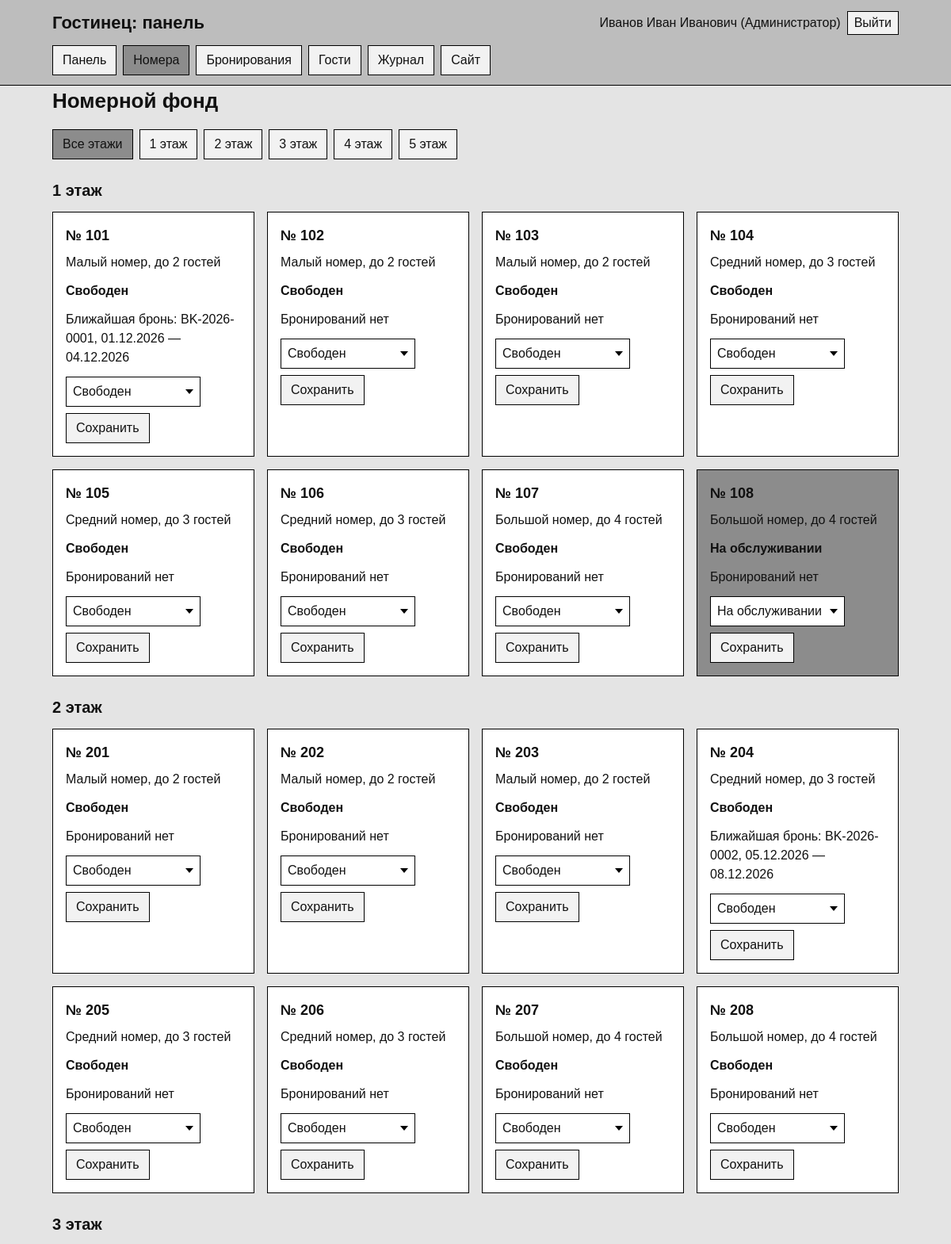
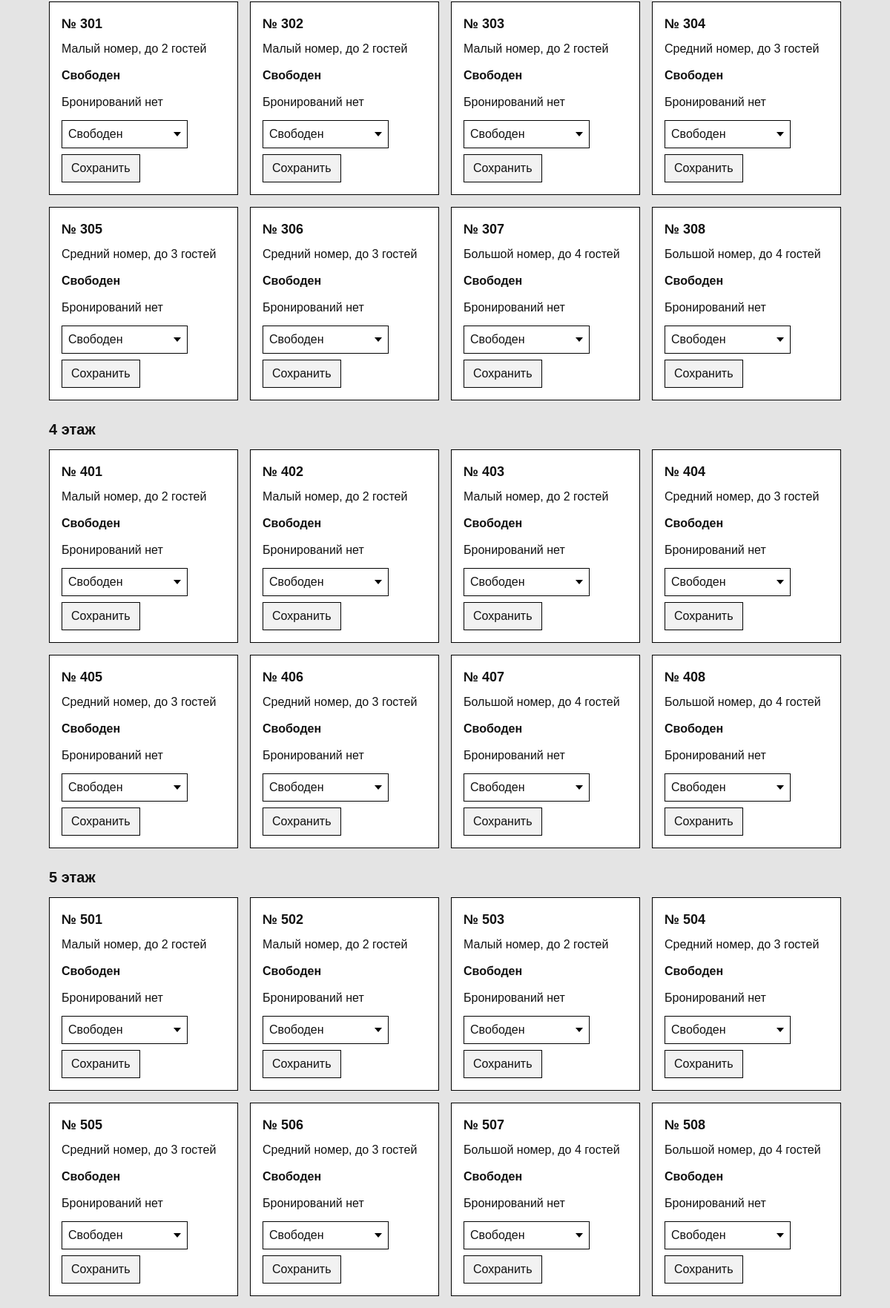
The app's page /admin/?page=rooms (signed in) with its own data (2 pictures, top to bottom).
### tables this page shows
CREATE TABLE rooms (
    id INT AUTO_INCREMENT PRIMARY KEY,
    room_number VARCHAR(10) NOT NULL UNIQUE,
    floor_id INT NOT NULL,
    category_id INT NOT NULL,
    status_code VARCHAR(30) NOT NULL,
    description TEXT,

    CONSTRAINT fk_rooms_floor
        FOREIGN KEY (floor_id)
        REFERENCES floors(id)
        ON DELETE RESTRICT,

    CONSTRAINT fk_rooms_category
        FOREIGN KEY (category_id)
        REFERENCES room_categories(id)
        ON DELETE RESTRICT,

    CONSTRAINT fk_rooms_status
        FOREIGN KEY (status_code)
        REFERENCES room_statuses(code)
        ON DELETE RESTRICT,

    INDEX idx_rooms_floor (floor_id),
    INDEX idx_rooms_category (category_id),
    INDEX idx_rooms_status (status_code)
);

CREATE TABLE room_categories (
    id INT AUTO_INCREMENT PRIMARY KEY,
    code VARCHAR(20) NOT NULL UNIQUE,
    name VARCHAR(100) NOT NULL,
    description TEXT,
    capacity TINYINT NOT NULL,
    CONSTRAINT chk_capacity CHECK (capacity > 0)
);

CREATE TABLE room_statuses (
    code VARCHAR(30) PRIMARY KEY,
    name VARCHAR(100) NOT NULL
);

CREATE TABLE bookings (
    id BIGINT AUTO_INCREMENT PRIMARY KEY,
    booking_number VARCHAR(30) NOT NULL UNIQUE,

    guest_id BIGINT NOT NULL,
    room_id INT DEFAULT NULL,
    category_id INT NOT NULL,

    check_in DATE NOT NULL,
    check_out DATE NOT NULL,

    price_per_night DECIMAL(10,2) NOT NULL,
    total_price DECIMAL(10,2) NOT NULL,

    status_code VARCHAR(30) NOT NULL,

    created_by INT DEFAULT NULL,
    created_at TIMESTAMP DEFAULT CURRENT_TIMESTAMP,
updated_at TIMESTAMP DEFAULT CURRENT_TIMESTAMP
        ON UPDATE CURRENT_TIMESTAMP,

    CONSTRAINT fk_bookings_guest
        FOREIGN KEY (guest_id)
        REFERENCES guests(id)
        ON DELETE RESTRICT,

    CONSTRAINT fk_bookings_room
        FOREIGN KEY (room_id)
        REFERENCES rooms(id)
        ON DELETE RESTRICT,

    CONSTRAINT fk_bookings_category
        FOREIGN KEY (category_id)
        REFERENCES room_categories(id)
        ON DELETE RESTRICT,

    CONSTRAINT fk_bookings_status
        FOREIGN KEY (status_code)
        REFERENCES booking_statuses(code)
        ON DELETE RESTRICT,

    CONSTRAINT fk_bookings_user
        FOREIGN KEY (created_by)
        REFERENCES users(id)
        ON DELETE SET NULL,

    CONSTRAINT chk_booking_dates
        CHECK (check_out > check_in),

    CONSTRAINT chk_booking_prices
        CHECK (
            price_per_night > 0
            AND total_price >= 0
        ),

    INDEX idx_bookings_guest (guest_id),
    INDEX idx_bookings_room (room_id),
    INDEX idx_bookings_dates (check_in, check_out),
    INDEX idx_bookings_status (status_code)
);

### app/Helpers/View.php (called while the page is built, shortened)
<?php
class View
{
    public static function render(string $view, array $data = [], string $layout = 'public'): void
    {
        extract($data);
        require BASE_PATH . '/views/' . $view . '.php';
    }
}

### app/Controllers/Controller.php (called while the page is built, shortened)
<?php
abstract class Controller
{
    protected array $user;
    public function __construct(array $user = [])
    {
        $this->user = $user;
    }
    protected function view(string $name, array $data = [], string $layout = 'admin'): void
    {
        View::render($name, $data + ['user' => $this->user], $layout);
    }
}

### app/Controllers/RoomController.php (called while the page is built, shortened)
<?php
class RoomController extends Controller
{
    public function index(): void
    {
        $next = Booking::nextByRoom();
        $floors = [];
        foreach (Room::all() as $room) {
            $room['next'] = $next[$room['id']] ?? null;
            $floors[$room['floor_number']][] = $room;
        }
        $this->view('admin/rooms', [
            'title' => 'Номерной фонд',
            'floors' => $floors,
            'statuses' => Room::statuses(),
        ]);
    }
}

### public/admin/index.php (called while the page is built, shortened)
<?php
require __DIR__ . '/../../app/bootstrap.php';
$user = AuthMiddleware::user();
$staff = ['administrator', 'manager'];
$manager = ['manager'];
$routes = [
    'dashboard' => ['DashboardController', 'index', []],
    'rooms' => ['RoomController', 'index', []],
    'room_status' => ['RoomController', 'status', []],
    'bookings' => ['BookingController', 'index', $staff],
    'booking_new' => ['BookingController', 'create', $staff],
    'booking_edit' => ['BookingController', 'edit', $staff],
    'booking_action' => ['BookingController', 'action', $staff],
    'guests' => ['GuestController', 'index', $staff],
    'guest' => ['GuestController', 'show', $staff],
    'tariffs' => ['TariffController', 'index', $manager],
    'tariff_update' => ['TariffController', 'update', $manager],
    'employees' => ['EmployeeController', 'index', $manager],
    'employee_toggle' => ['EmployeeController', 'toggle', $manager],
    'audit' => ['AuditController', 'index', $staff],
];
$page = query('page') ?: 'dashboard';
[$class, $method, $roles] = $routes[$page];
(new $class($user))->$method();

### app/bootstrap.php (called while the page is built, shortened)
<?php
spl_autoload_register(function (string $class): void {
    foreach (['Controllers', 'Models', 'Services', 'Helpers', 'Middleware'] as $dir) {
        $file = BASE_PATH . '/app/' . $dir . '/' . $class . '.php';
        if (is_file($file)) {
            return;
        }
    }
});
require BASE_PATH . '/app/Helpers/functions.php';

### app/Helpers/BDHelper.php (called while the page is built, shortened)
<?php
class BDHelper
{
    private static ?PDO $connection = null;
    public static function getConnection(): PDO
    {
        if (self::$connection === null) {
            $config = require BASE_PATH . '/config/database.php';
            $dsn = "mysql:host={$config['host']};port={$config['port']};dbname={$config['name']};charset=utf8mb4";
            self::$connection = new PDO($dsn, $config['user'], $config['pass'], [
                PDO::ATTR_ERRMODE => PDO::ERRMODE_EXCEPTION,
                PDO::ATTR_DEFAULT_FETCH_MODE => PDO::FETCH_ASSOC,
                PDO::ATTR_EMULATE_PREPARES => false,
            ]);
        }
        return self::$connection;
    }
    public static function run(string $sql, array $params = []): PDOStatement
    {
        $statement = self::getConnection()->prepare($sql);
        $statement->execute($params);
        return $statement;
    }
    public static function all(string $sql, array $params = []): array
    {
        return self::run($sql, $params)->fetchAll();
    }
}

### app/Models/Room.php (called while the page is built, shortened)
<?php
class Room
{
    public static function all(): array
    {
        return BDHelper::all(
            'SELECT r.id, r.room_number, r.status_code, s.name AS status_name, f.floor_number,
                    c.id AS category_id, c.name AS category_name, c.capacity
             FROM rooms r
             JOIN floors f ON f.id = r.floor_id
             JOIN room_categories c ON c.id = r.category_id
             JOIN room_statuses s ON s.code = r.status_code
             ORDER BY r.room_number'
        );
    }
    public static function statuses(): array
    {
        return BDHelper::all('SELECT code, name FROM room_statuses ORDER BY code');
    }
}

### app/Models/Booking.php (called while the page is built, shortened)
<?php
class Booking
{
    public static function nextByRoom(): array
    {
        $rows = BDHelper::all(
            "SELECT room_id, booking_number, check_in, check_out, status_code FROM bookings
             WHERE room_id IS NOT NULL AND status_code IN ('confirmed', 'checked_in') AND check_out > CURDATE()
             ORDER BY check_in"
        );
        $map = [];
        foreach ($rows as $row) {
            if (!isset($map[$row['room_id']])) {
                $map[$row['room_id']] = $row;
            }
        }
        return $map;
    }
}

### app/Helpers/functions.php (called while the page is built, shortened)
<?php
function e($value): string
{
    return htmlspecialchars((string) $value, ENT_QUOTES, 'UTF-8');
}
function date_ru(?string $date): string
{
    return $date ? date('d.m.Y', strtotime($date)) : '—';
}

### views/admin/rooms.php (the view, shortened to what this page needs)
<h1>Номерной фонд</h1>
<div class="tabs">
    <button type="button" data-floor-tab="all">Все этажи</button>
    <?php foreach (array_keys($floors) as $floor): ?>
        <button type="button" data-floor-tab="<?= e($floor) ?>"><?= e($floor) ?> этаж</button>
    <?php endforeach; ?>
</div>
<?php foreach ($floors as $floor => $rooms): ?>
    <section data-floor="<?= e($floor) ?>">
        <h2><?= e($floor) ?> этаж</h2>
        <div class="grid">
            <?php foreach ($rooms as $room): ?>
                <article class="panel room status-<?= e($room['status_code']) ?>">
                    <h3>№ <?= e($room['room_number']) ?></h3>
                    <p><?= e($room['category_name']) ?>, до <?= e($room['capacity']) ?> гостей</p>
                    <p><b><?= e($room['status_name']) ?></b></p>
                    <p>
                        <?php if ($room['next']): ?>
                            Ближайшая бронь: <?= e($room['next']['booking_number']) ?>,
                            <?= e(date_ru($room['next']['check_in'])) ?> — <?= e(date_ru($room['next']['check_out'])) ?>
                        <?php else: ?>
                            Бронирований нет
                        <?php endif; ?>
                    </p>
                    <?php if ($room['status_code'] !== 'occupied'): ?>
                        <form method="post" action="/admin/?page=room_status">
                            <select name="status">
                                <?php foreach ($statuses as $status): ?>
                                    <?php if ($status['code'] !== 'occupied'): ?>
                                        <option value="<?= e($status['code']) ?>"<?= $status['code'] === $room['status_code'] ? ' selected' : '' ?>><?= e($status['name']) ?></option>
                                    <?php endif; ?>
                                <?php endforeach; ?>
                            </select>
                            <button type="submit">Сохранить</button>
                        </form>
                    <?php endif; ?>
                </article>
            <?php endforeach; ?>
        </div>
    </section>
<?php endforeach; ?>

### public/assets/css/style.css (style rules this page uses)
* { box-sizing: border-box; border-radius: 0; }
body { margin: 0; font-family: Arial, Helvetica, sans-serif; font-size: 16px; line-height: 1.5; color: #111; background: #e4e4e4; }
h1 { margin: 0 0 16px; font-size: 26px; }
h2 { margin: 24px 0 12px; font-size: 20px; }
h3 { margin: 0 0 8px; font-size: 18px; }
p { margin: 0 0 12px; }
nav, .user-box, .toolbar, .tabs, .actions { display: flex; flex-wrap: wrap; align-items: center; gap: 8px; }
nav a, .button, button { display: inline-block; padding: 6px 12px; background: #f2f2f2; border: 1px solid #000; color: #111; font: inherit; text-decoration: none; cursor: pointer; appearance: none; }
nav a.active, .tabs button.active { background: #8c8c8c; }
.panel { margin-bottom: 16px; padding: 16px; background: #fff; border: 1px solid #000; }
.grid { display: grid; grid-template-columns: repeat(auto-fit, minmax(240px, 1fr)); gap: 16px; margin-bottom: 16px; }
.grid .panel { margin-bottom: 0; }
input, select { display: block; width: 100%; margin-top: 4px; padding: 6px 8px; background: #fff; border: 1px solid #000; color: #111; font: inherit; appearance: none; }
select { padding-right: 28px; background-repeat: no-repeat; background-position: right 8px center; }
.tabs { margin-bottom: 16px; }
.room form { display: flex; flex-wrap: wrap; gap: 8px; }
.room select { width: auto; margin-top: 0; }
.status-maintenance { background: #8c8c8c; }

### records on screen
rooms: room_number "101", category.name "Малый номер", category.capacity "2", status_code.name "Свободен", status "Свободен"
bookings: booking_number "BK-2026-0001", check_in "01.12.2026", check_out "04.12.2026"
rooms: room_number "102", category.name "Малый номер", category.capacity "2", status_code.name "Свободен", shows "Бронирований нет", status "Свободен"
rooms: room_number "103", category.name "Малый номер", category.capacity "2", status_code.name "Свободен", shows "Бронирований нет", status "Свободен"
rooms: room_number "104", category.name "Средний номер", category.capacity "3", status_code.name "Свободен", shows "Бронирований нет", status "Свободен"
rooms: room_number "105", category.name "Средний номер", category.capacity "3", status_code.name "Свободен", shows "Бронирований нет", status "Свободен"
rooms: room_number "106", category.name "Средний номер", category.capacity "3", status_code.name "Свободен", shows "Бронирований нет", status "Свободен"
rooms: room_number "107", category.name "Большой номер", category.capacity "4", status_code.name "Свободен", shows "Бронирований нет", status "Свободен"
rooms: room_number "108", category.name "Большой номер", category.capacity "4", status_code.name "На обслуживании", shows "Бронирований нет", status "На обслуживании"
rooms: room_number "201", category.name "Малый номер", category.capacity "2", status_code.name "Свободен", shows "Бронирований нет", status "Свободен"
rooms: room_number "202", category.name "Малый номер", category.capacity "2", status_code.name "Свободен", shows "Бронирований нет", status "Свободен"
rooms: room_number "203", category.name "Малый номер", category.capacity "2", status_code.name "Свободен", shows "Бронирований нет", status "Свободен"
rooms: room_number "204", category.name "Средний номер", category.capacity "3", status_code.name "Свободен", status "Свободен"
bookings: booking_number "BK-2026-0002", check_in "05.12.2026", check_out "08.12.2026"
rooms: room_number "205", category.name "Средний номер", category.capacity "3", status_code.name "Свободен", shows "Бронирований нет", status "Свободен"
rooms: room_number "206", category.name "Средний номер", category.capacity "3", status_code.name "Свободен", shows "Бронирований нет", status "Свободен"
rooms: room_number "207", category.name "Большой номер", category.capacity "4", status_code.name "Свободен", shows "Бронирований нет", status "Свободен"
rooms: room_number "208", category.name "Большой номер", category.capacity "4", status_code.name "Свободен", shows "Бронирований нет", status "Свободен"
rooms: room_number "301", category.name "Малый номер", category.capacity "2", status_code.name "Свободен", shows "Бронирований нет", status "Свободен"
rooms: room_number "302", category.name "Малый номер", category.capacity "2", status_code.name "Свободен", shows "Бронирований нет", status "Свободен"
rooms: room_number "303", category.name "Малый номер", category.capacity "2", status_code.name "Свободен", shows "Бронирований нет", status "Свободен"
rooms: room_number "304", category.name "Средний номер", category.capacity "3", status_code.name "Свободен", shows "Бронирований нет", status "Свободен"
rooms: room_number "305", category.name "Средний номер", category.capacity "3", status_code.name "Свободен", shows "Бронирований нет", status "Свободен"
rooms: room_number "306", category.name "Средний номер", category.capacity "3", status_code.name "Свободен", shows "Бронирований нет", status "Свободен"
rooms: room_number "307", category.name "Большой номер", category.capacity "4", status_code.name "Свободен", shows "Бронирований нет", status "Свободен"
rooms: room_number "308", category.name "Большой номер", category.capacity "4", status_code.name "Свободен", shows "Бронирований нет", status "Свободен"
rooms: room_number "401", category.name "Малый номер", category.capacity "2", status_code.name "Свободен", shows "Бронирований нет", status "Свободен"
rooms: room_number "402", category.name "Малый номер", category.capacity "2", status_code.name "Свободен", shows "Бронирований нет", status "Свободен"
rooms: room_number "403", category.name "Малый номер", category.capacity "2", status_code.name "Свободен", shows "Бронирований нет", status "Свободен"
rooms: room_number "404", category.name "Средний номер", category.capacity "3", status_code.name "Свободен", shows "Бронирований нет", status "Свободен"
rooms: room_number "405", category.name "Средний номер", category.capacity "3", status_code.name "Свободен", shows "Бронирований нет", status "Свободен"
rooms: room_number "406", category.name "Средний номер", category.capacity "3", status_code.name "Свободен", shows "Бронирований нет", status "Свободен"
rooms: room_number "407", category.name "Большой номер", category.capacity "4", status_code.name "Свободен", shows "Бронирований нет", status "Свободен"
rooms: room_number "408", category.name "Большой номер", category.capacity "4", status_code.name "Свободен", shows "Бронирований нет", status "Свободен"
rooms: room_number "501", category.name "Малый номер", category.capacity "2", status_code.name "Свободен", shows "Бронирований нет", status "Свободен"
rooms: room_number "502", category.name "Малый номер", category.capacity "2", status_code.name "Свободен", shows "Бронирований нет", status "Свободен"
rooms: room_number "503", category.name "Малый номер", category.capacity "2", status_code.name "Свободен", shows "Бронирований нет", status "Свободен"
rooms: room_number "504", category.name "Средний номер", category.capacity "3", status_code.name "Свободен", shows "Бронирований нет", status "Свободен"
rooms: room_number "505", category.name "Средний номер", category.capacity "3", status_code.name "Свободен", shows "Бронирований нет", status "Свободен"
rooms: room_number "506", category.name "Средний номер", category.capacity "3", status_code.name "Свободен", shows "Бронирований нет", status "Свободен"
rooms: room_number "507", category.name "Большой номер", category.capacity "4", status_code.name "Свободен", shows "Бронирований нет", status "Свободен"
rooms: room_number "508", category.name "Большой номер", category.capacity "4", status_code.name "Свободен", shows "Бронирований нет", status "Свободен"

### other values on screen
$user['name'] "Иванов Иван Иванович"
role_name($role) "Администратор"
$label "Панель"
$label "Номера"
$label "Бронирования"
$label "Гости"
$label "Журнал"
$floor "1"
$floor "2"
$floor "3"
$floor "4"
$floor "5"
